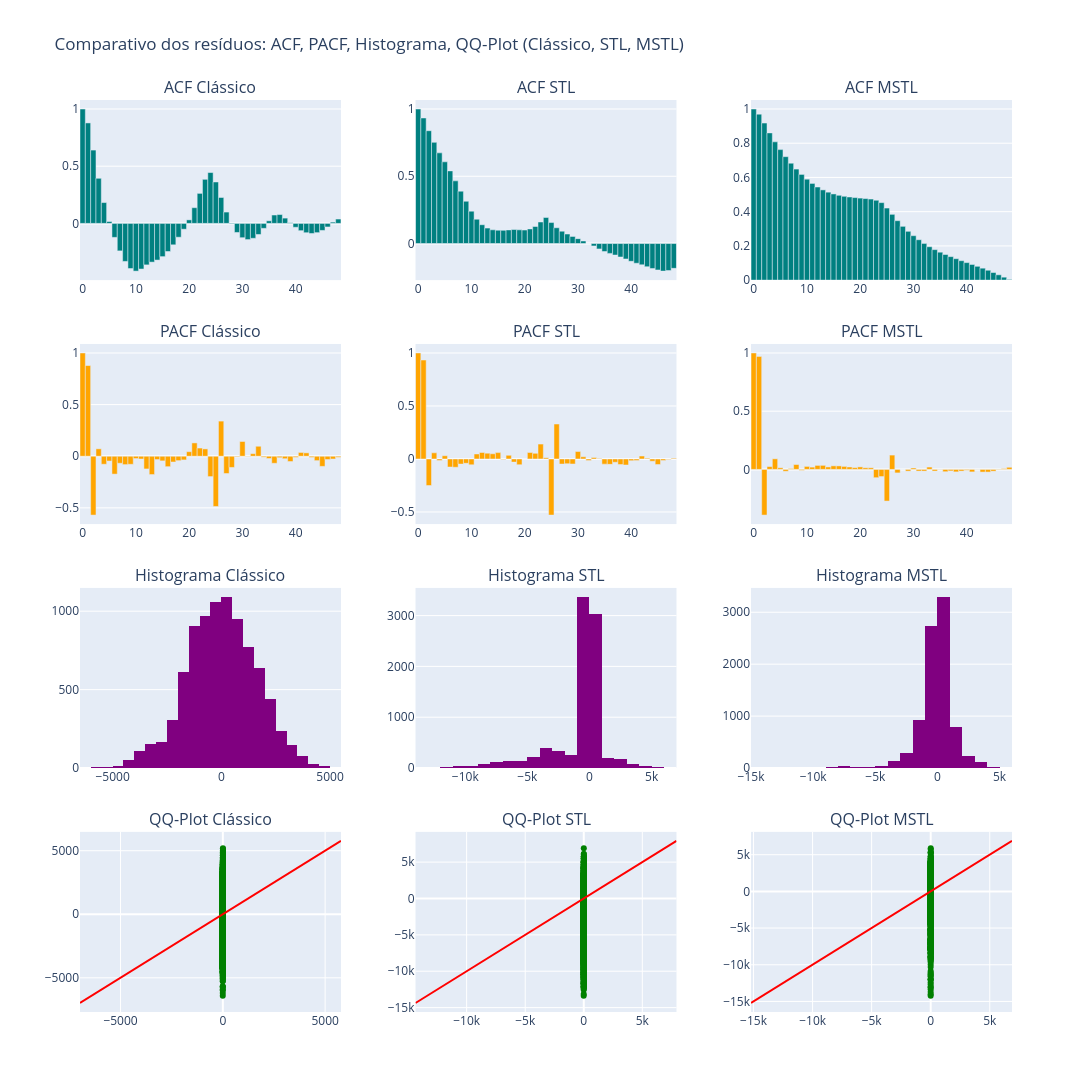

The notebook cell saved with this chart:
### Code cell
# 4. Decomposição de Séries 
# 4.1. Clássica (aditiva e multiplicativa)
classico = decomposicao_classica(serie, period=24, model='additive')

# 4.2. STL (Seasonal-Trend decomposition using Loess)
stl = decomposicao_stl(serie, period=24, robust=True)

# 4.3. MSTL (Multiple Seasonal-Trend decomposition using Loess)
mstl = decomposicao_mstl(serie, periodos=[24, 168], windows=[15, 41], iterate=3, robust=True)

# 4.4. Análise dos resíduos
analisar_residuos_individualmente(classico[3], stl[3], mstl[3])

# 4.4.1 Gráficos comparativos dos resíduos
plotar_comparativo_residuos(classico[3], stl[3], mstl[3], nlags=48)

# 4.5. Resumo comparativo e gráficos
resumo_e_grafico_comparativo(serie, classico, stl, mstl)

### Figure 1 — Plotly figure (JSON) as saved in the notebook; plotly's stock layout.template omitted (floating-point values rounded to 4 significant figures; data arrays with more than 128 entries replaced by an {"elided": "..."} marker saying what was removed)
{"data": [{"marker": {"color": "teal"}, "type": "bar", "x": [0, 1, 2, 3, 4, 5, 6, 7, 8, 9, 10, 11, 12, 13, 14, 15, 16, 17, 18, 19, 20, 21, 22, 23, 24, 25, 26, 27, 28, 29, 30, 31, 32, 33, 34, 35, 36, 37, 38, 39, 40, 41, 42, 43, 44, 45, 46, 47, 48], "xaxis": "x", "y": [1.0, 0.8783, 0.641, 0.3944, 0.1821, 0.01664, -0.1222, -0.2403, -0.3324, -0.3945, -0.4171, -0.399, -0.3627, -0.3384, -0.3205, -0.2905, -0.2457, -0.1873, -0.1209, -0.05088, 0.03086, 0.1373, 0.2624, 0.3853, 0.4444, 0.3622, 0.2265, 0.09913, -0.005197, -0.07926, -0.125, -0.1414, -0.1305, -0.09677, -0.04325, 0.0227, 0.07322, 0.07737, 0.0463, 0.005733, -0.03395, -0.06354, -0.0814, -0.08813, -0.08084, -0.06144, -0.03114, 0.01122, 0.03813], "yaxis": "y"}, {"marker": {"color": "teal"}, "type": "bar", "x": [0, 1, 2, 3, 4, 5, 6, 7, 8, 9, 10, 11, 12, 13, 14, 15, 16, 17, 18, 19, 20, 21, 22, 23, 24, 25, 26, 27, 28, 29, 30, 31, 32, 33, 34, 35, 36, 37, 38, 39, 40, 41, 42, 43, 44, 45, 46, 47, 48], "xaxis": "x2", "y": [1.0, 0.9333, 0.8387, 0.752, 0.674, 0.6074, 0.5401, 0.4659, 0.3893, 0.3141, 0.2407, 0.1808, 0.1397, 0.1147, 0.1019, 0.09918, 0.09807, 0.1012, 0.1043, 0.1017, 0.1001, 0.1086, 0.1265, 0.1601, 0.1936, 0.1559, 0.1172, 0.09191, 0.07061, 0.05296, 0.03624, 0.01884, 0.0005968, -0.01806, -0.03996, -0.05945, -0.07343, -0.0857, -0.1002, -0.1149, -0.1322, -0.1466, -0.1583, -0.1722, -0.1855, -0.1965, -0.2051, -0.2004, -0.1844], "yaxis": "y2"}, {"marker": {"color": "teal"}, "type": "bar", "x": [0, 1, 2, 3, 4, 5, 6, 7, 8, 9, 10, 11, 12, 13, 14, 15, 16, 17, 18, 19, 20, 21, 22, 23, 24, 25, 26, 27, 28, 29, 30, 31, 32, 33, 34, 35, 36, 37, 38, 39, 40, 41, 42, 43, 44, 45, 46, 47, 48], "xaxis": "x3", "y": [1.0, 0.9701, 0.9179, 0.8604, 0.8082, 0.7627, 0.7214, 0.6832, 0.649, 0.6177, 0.5898, 0.5651, 0.5442, 0.5274, 0.514, 0.5036, 0.4958, 0.49, 0.4858, 0.4824, 0.4794, 0.4766, 0.4738, 0.4667, 0.4529, 0.4212, 0.3844, 0.3473, 0.3143, 0.2853, 0.2597, 0.236, 0.2144, 0.1951, 0.1782, 0.1632, 0.1497, 0.1372, 0.1252, 0.1135, 0.1023, 0.09138, 0.08079, 0.06978, 0.05774, 0.04441, 0.03107, 0.01718, 0.004008], "yaxis": "y3"}, {"marker": {"color": "orange"}, "type": "bar", "x": [0, 1, 2, 3, 4, 5, 6, 7, 8, 9, 10, 11, 12, 13, 14, 15, 16, 17, 18, 19, 20, 21, 22, 23, 24, 25, 26, 27, 28, 29, 30, 31, 32, 33, 34, 35, 36, 37, 38, 39, 40, 41, 42, 43, 44, 45, 46, 47, 48], "xaxis": "x4", "y": [1.0, 0.8783, -0.57, 0.07161, -0.07766, -0.04682, -0.1733, -0.06819, -0.08139, -0.07814, -0.02263, -0.02699, -0.1233, -0.1774, -0.03227, -0.04511, -0.1013, -0.05589, -0.04273, -0.03594, 0.04397, 0.1288, 0.07921, 0.07081, -0.1973, -0.4866, 0.3401, -0.1674, -0.1085, -0.006349, 0.1426, -0.003711, 0.0246, 0.09643, -0.009548, -0.02217, -0.06842, -0.0142, -0.02435, -0.05144, -0.01139, 0.03652, 0.03264, -0.01196, -0.04269, -0.09828, -0.03207, -0.02676, -0.01077], "yaxis": "y4"}, {"marker": {"color": "orange"}, "type": "bar", "x": [0, 1, 2, 3, 4, 5, 6, 7, 8, 9, 10, 11, 12, 13, 14, 15, 16, 17, 18, 19, 20, 21, 22, 23, 24, 25, 26, 27, 28, 29, 30, 31, 32, 33, 34, 35, 36, 37, 38, 39, 40, 41, 42, 43, 44, 45, 46, 47, 48], "xaxis": "x5", "y": [1.0, 0.9333, -0.2508, 0.05778, -0.01418, 0.03022, -0.07616, -0.07833, -0.0484, -0.04087, -0.05509, 0.04688, 0.06126, 0.05502, 0.04897, 0.05989, -0.005292, 0.03413, -0.02979, -0.05401, -0.0004054, 0.06069, 0.05277, 0.1401, 0.01186, -0.5294, 0.3296, -0.04809, -0.04462, -0.04729, 0.07011, 0.0207, -0.01338, 0.01367, 0.005334, -0.04884, -0.05105, -0.03116, -0.05276, -0.05693, -0.01571, -0.01344, 0.02736, 0.007634, -0.02127, -0.05269, -0.01425, -0.005385, 0.006233], "yaxis": "y5"}, {"marker": {"color": "orange"}, "type": "bar", "x": [0, 1, 2, 3, 4, 5, 6, 7, 8, 9, 10, 11, 12, 13, 14, 15, 16, 17, 18, 19, 20, 21, 22, 23, 24, 25, 26, 27, 28, 29, 30, 31, 32, 33, 34, 35, 36, 37, 38, 39, 40, 41, 42, 43, 44, 45, 46, 47, 48], "xaxis": "x6", "y": [1.0, 0.9701, -0.3922, 0.02452, 0.09095, 0.01386, -0.0159, 0.007754, 0.04194, -0.008018, 0.02574, 0.01971, 0.03432, 0.03479, 0.02122, 0.03054, 0.02998, 0.02561, 0.02082, 0.01523, 0.02155, 0.01387, 0.01397, -0.07117, -0.06147, -0.2719, 0.123, -0.03001, -0.0002007, -0.01471, 0.01186, -0.01415, -0.01422, 0.02025, -0.01405, -0.002756, -0.01984, -0.01302, -0.02124, -0.01427, -0.007527, -0.02151, -0.001724, -0.02301, -0.02302, -0.01525, 0.00349, 0.006927, 0.01822], "yaxis": "y6"}, {"marker": {"color": "purple"}, "nbinsx": 30, "type": "histogram", "x": {"elided": "8736 float values"}, "xaxis": "x7", "yaxis": "y7"}, {"marker": {"color": "purple"}, "nbinsx": 30, "type": "histogram", "x": {"elided": "8736 float values"}, "xaxis": "x8", "yaxis": "y8"}, {"marker": {"color": "purple"}, "nbinsx": 30, "type": "histogram", "x": {"elided": "8736 float values"}, "xaxis": "x9", "yaxis": "y9"}, {"marker": {"color": "green"}, "mode": "markers", "name": "QQ", "type": "scatter", "x": {"elided": "8736 float values"}, "xaxis": "x10", "y": {"elided": "8736 float values"}, "yaxis": "y10"}, {"line": {"color": "red"}, "mode": "lines", "name": "Linha 45º", "type": "scatter", "x": [-6981.0, 5774.0], "xaxis": "x10", "y": [-6981.0, 5774.0], "yaxis": "y10"}, {"marker": {"color": "green"}, "mode": "markers", "name": "QQ", "type": "scatter", "x": {"elided": "8736 float values"}, "xaxis": "x11", "y": {"elided": "8736 float values"}, "yaxis": "y11"}, {"line": {"color": "red"}, "mode": "lines", "name": "Linha 45º", "type": "scatter", "x": [-14370.0, 7918.0], "xaxis": "x11", "y": [-14370.0, 7918.0], "yaxis": "y11"}, {"marker": {"color": "green"}, "mode": "markers", "name": "QQ", "type": "scatter", "x": {"elided": "8736 float values"}, "xaxis": "x12", "y": {"elided": "8736 float values"}, "yaxis": "y12"}, {"line": {"color": "red"}, "mode": "lines", "name": "Linha 45º", "type": "scatter", "x": [-15210.0, 6884.0], "xaxis": "x12", "y": [-15210.0, 6884.0], "yaxis": "y12"}], "layout": {"annotations": [{"font": {"size": 16}, "showarrow": false, "text": "ACF Clássico", "x": 0.14, "xanchor": "center", "xref": "paper", "y": 1, "yanchor": "bottom", "yref": "paper"}, {"font": {"size": 16}, "showarrow": false, "text": "ACF STL", "x": 0.5, "xanchor": "center", "xref": "paper", "y": 1, "yanchor": "bottom", "yref": "paper"}, {"font": {"size": 16}, "showarrow": false, "text": "ACF MSTL", "x": 0.86, "xanchor": "center", "xref": "paper", "y": 1, "yanchor": "bottom", "yref": "paper"}, {"font": {"size": 16}, "showarrow": false, "text": "PACF Clássico", "x": 0.14, "xanchor": "center", "xref": "paper", "y": 0.7325, "yanchor": "bottom", "yref": "paper"}, {"font": {"size": 16}, "showarrow": false, "text": "PACF STL", "x": 0.5, "xanchor": "center", "xref": "paper", "y": 0.7325, "yanchor": "bottom", "yref": "paper"}, {"font": {"size": 16}, "showarrow": false, "text": "PACF MSTL", "x": 0.86, "xanchor": "center", "xref": "paper", "y": 0.7325, "yanchor": "bottom", "yref": "paper"}, {"font": {"size": 16}, "showarrow": false, "text": "Histograma Clássico", "x": 0.14, "xanchor": "center", "xref": "paper", "y": 0.465, "yanchor": "bottom", "yref": "paper"}, {"font": {"size": 16}, "showarrow": false, "text": "Histograma STL", "x": 0.5, "xanchor": "center", "xref": "paper", "y": 0.465, "yanchor": "bottom", "yref": "paper"}, {"font": {"size": 16}, "showarrow": false, "text": "Histograma MSTL", "x": 0.86, "xanchor": "center", "xref": "paper", "y": 0.465, "yanchor": "bottom", "yref": "paper"}, {"font": {"size": 16}, "showarrow": false, "text": "QQ-Plot Clássico", "x": 0.14, "xanchor": "center", "xref": "paper", "y": 0.1975, "yanchor": "bottom", "yref": "paper"}, {"font": {"size": 16}, "showarrow": false, "text": "QQ-Plot STL", "x": 0.5, "xanchor": "center", "xref": "paper", "y": 0.1975, "yanchor": "bottom", "yref": "paper"}, {"font": {"size": 16}, "showarrow": false, "text": "QQ-Plot MSTL", "x": 0.86, "xanchor": "center", "xref": "paper", "y": 0.1975, "yanchor": "bottom", "yref": "paper"}], "height": 1700, "showlegend": false, "title": {"text": "Comparativo dos resíduos: ACF, PACF, Histograma, QQ-Plot (Clássico, STL, MSTL)"}, "width": 1200, "xaxis": {"anchor": "y", "domain": [0, 0.28]}, "xaxis10": {"anchor": "y10", "domain": [0, 0.28]}, "xaxis11": {"anchor": "y11", "domain": [0.36, 0.64]}, "xaxis12": {"anchor": "y12", "domain": [0.72, 1]}, "xaxis2": {"anchor": "y2", "domain": [0.36, 0.64]}, "xaxis3": {"anchor": "y3", "domain": [0.72, 1]}, "xaxis4": {"anchor": "y4", "domain": [0, 0.28]}, "xaxis5": {"anchor": "y5", "domain": [0.36, 0.64]}, "xaxis6": {"anchor": "y6", "domain": [0.72, 1]}, "xaxis7": {"anchor": "y7", "domain": [0, 0.28]}, "xaxis8": {"anchor": "y8", "domain": [0.36, 0.64]}, "xaxis9": {"anchor": "y9", "domain": [0.72, 1]}, "yaxis": {"anchor": "x", "domain": [0.8025, 1]}, "yaxis10": {"anchor": "x10", "domain": [0, 0.1975]}, "yaxis11": {"anchor": "x11", "domain": [0, 0.1975]}, "yaxis12": {"anchor": "x12", "domain": [0, 0.1975]}, "yaxis2": {"anchor": "x2", "domain": [0.8025, 1]}, "yaxis3": {"anchor": "x3", "domain": [0.8025, 1]}, "yaxis4": {"anchor": "x4", "domain": [0.535, 0.7325]}, "yaxis5": {"anchor": "x5", "domain": [0.535, 0.7325]}, "yaxis6": {"anchor": "x6", "domain": [0.535, 0.7325]}, "yaxis7": {"anchor": "x7", "domain": [0.2675, 0.465]}, "yaxis8": {"anchor": "x8", "domain": [0.2675, 0.465]}, "yaxis9": {"anchor": "x9", "domain": [0.2675, 0.465]}}}
